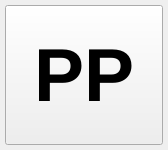
<?xml version="1.0" encoding="UTF-8"?>
<ui version="4.0">
 <class>PLAYPAUSE</class>
 <widget class="QMainWindow" name="PLAYPAUSE">
  <property name="geometry">
   <rect>
    <x>0</x>
    <y>0</y>
    <width>168</width>
    <height>150</height>
   </rect>
  </property>
  <property name="minimumSize">
   <size>
    <width>150</width>
    <height>150</height>
   </size>
  </property>
  <property name="maximumSize">
   <size>
    <width>168</width>
    <height>150</height>
   </size>
  </property>
  <property name="windowTitle">
   <string>Play/Pause</string>
  </property>
  <widget class="QWidget" name="centralwidget">
   <layout class="QVBoxLayout" name="verticalLayout">
    <property name="spacing">
     <number>5</number>
    </property>
    <property name="leftMargin">
     <number>5</number>
    </property>
    <property name="topMargin">
     <number>5</number>
    </property>
    <property name="rightMargin">
     <number>5</number>
    </property>
    <property name="bottomMargin">
     <number>5</number>
    </property>
    <item>
     <widget class="QPushButton" name="b_Pause">
      <property name="sizePolicy">
       <sizepolicy hsizetype="Expanding" vsizetype="Expanding">
        <horstretch>200</horstretch>
        <verstretch>200</verstretch>
       </sizepolicy>
      </property>
      <property name="font">
       <font>
        <pointsize>56</pointsize>
        <bold>true</bold>
       </font>
      </property>
      <property name="text">
       <string>PP</string>
      </property>
     </widget>
    </item>
   </layout>
  </widget>
 </widget>
 <resources/>
 <connections/>
</ui>
